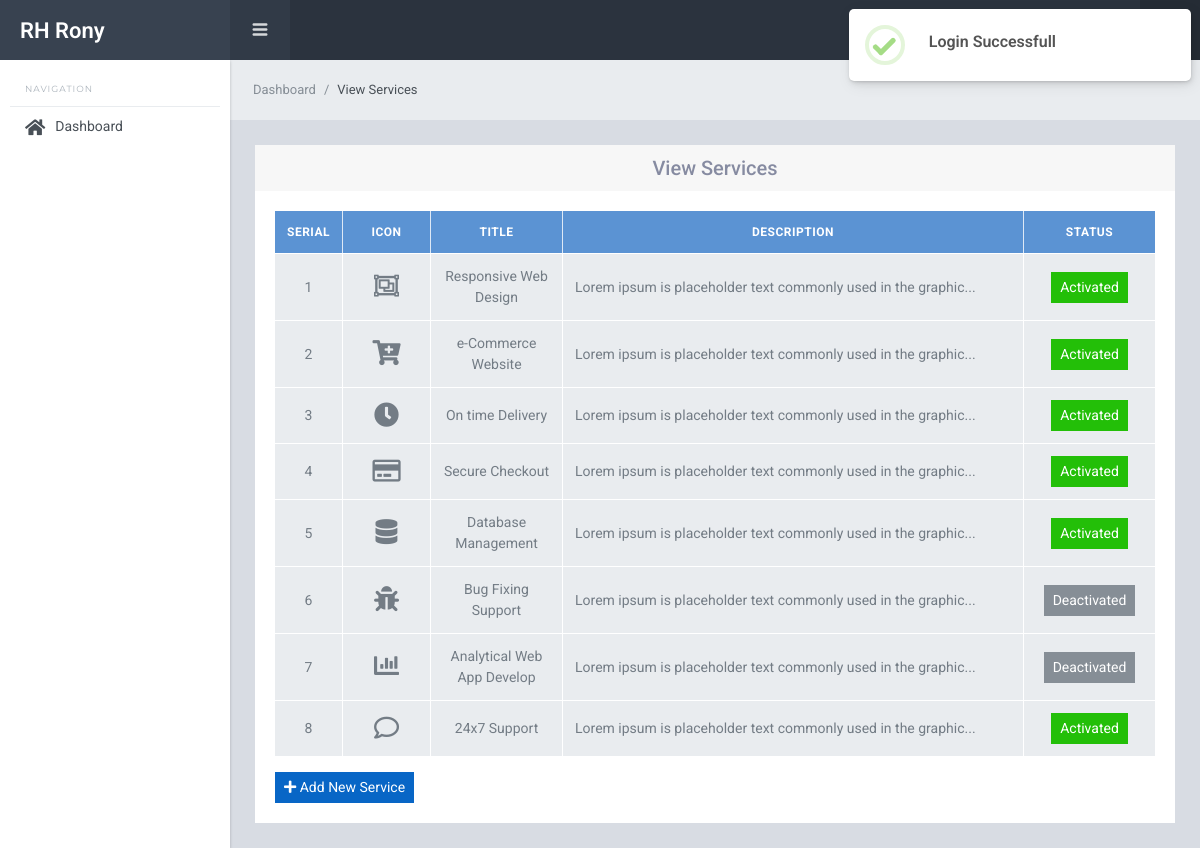
The app's page /backend/services/service_view.php (signed in) with its own data.
### tables this page shows
CREATE TABLE `services` (
  `id` int(11) NOT NULL,
  `icon` varchar(50) NOT NULL,
  `title` varchar(50) NOT NULL,
  `description` varchar(200) NOT NULL,
  `status` int(11) NOT NULL DEFAULT 0
);

### assets/functions.php (called while the page is built, shortened)
<?php
function url($x = '') {
    $directory = explode('/', dirname($_SERVER['PHP_SELF']));
    $url = $_SERVER['HTTP_HOST'] . '/' . $directory[1] . '/';
    $url = str_replace('//', '/', $url);
    if (isset($_SERVER['HTTPS']) && $_SERVER['HTTPS'] == 'on') {
        $url = 'https://' . $url;
    } else {
        $url = 'http://' . $url;
    }
    return $url . $x;
}

### backend/services/service_view.php (the view, shortened to what this page needs)
<?php
$sql = "SELECT * FROM services";
$query = mysqli_query($conn, $sql);
require_once("../includes/header.php");
require_once("../includes/sidebar.php");
require_once("../includes/navbar.php");
?>
<div class="sl-mainpanel">
    <nav class="breadcrumb sl-breadcrumb">
        <a class="breadcrumb-item" href="<?= url() ?>backend/dashboard.php">Dashboard</a>
        <span class="breadcrumb-item active">View Services</span>
    </nav>
    <div class="sl-pagebody">
        <div class="row justify-content-center">
            <div class="col-md-12">
                <div class="card">
                    <div class="card-header">
                        <h5 class="m-0 text-center">View Services</h5>
                    </div>
                    <div class="card-body">
                        <table class="table table-bordered align-middle">
                            <thead class="bg-info">
                                <tr>
                                    <th width="5%" class="text-center">Serial</th>
                                    <th width="10%" class="text-center">Icon</th>
                                    <th width="15%" class="text-center">Title</th>
                                    <th class="text-center">Description</th>
                                    <th width="15%" class="text-center">Status</th>
                                </tr>
                            </thead>
                            <tbody>
                                <?php foreach ($query as $key => $service) : ?>
                                    <tr>
                                        <td class="text-center"><?= ++$key ?></td>
                                        <td class="text-center"><i class="icon-view <?= $service['icon'] ?>"></i></td>
                                        <td class="text-center"><?= $service['title'] ?></td>
                                        <td><?= substr($service['description'], 0, 60) . '...' ?></td>
                                        <td class="text-center"><a href="service_status.php?id=<?= $service['id'] ?>" class="btn btn-sm  <?= ($service['status'] == 1) ? 'btn-success' : 'btn-secondary' ?>"><?= ($service['status'] == 1) ? 'Activated' : 'Deactivated' ?></a></td>
                                    </tr>
                                <?php endforeach ?>
                            </tbody>
                        </table>
                        <a href="service_add.php" class="btn btn-sm btn-primary"><i class="fa fa-plus" aria-hidden="true"></i> Add New Service</a>
                    </div>
                </div>
            </div>
        </div>
    </div>
</div>
<?php require_once("../includes/footer.php"); ?>

### assets/style.css (style rules this page uses)
.table th, .table td { vertical-align: middle; }
.icon-view { font-size: 25px; }

### records on screen
services: title "Responsive Web Design", description "Lorem ipsum is placeholder text commonly used in the graphic", status "Activated"
services: title "e-Commerce Website", description "Lorem ipsum is placeholder text commonly used in the graphic", status "Activated"
services: title "On time Delivery", description "Lorem ipsum is placeholder text commonly used in the graphic", status "Activated"
services: title "Secure Checkout", description "Lorem ipsum is placeholder text commonly used in the graphic", status "Activated"
services: title "Database Management", description "Lorem ipsum is placeholder text commonly used in the graphic", status "Activated"
services: title "Bug Fixing Support", description "Lorem ipsum is placeholder text commonly used in the graphic", status "Deactivated"
services: title "Analytical Web App Develop", description "Lorem ipsum is placeholder text commonly used in the graphic", status "Deactivated"
services: title "24x7 Support", description "Lorem ipsum is placeholder text commonly used in the graphic", status "Activated"
